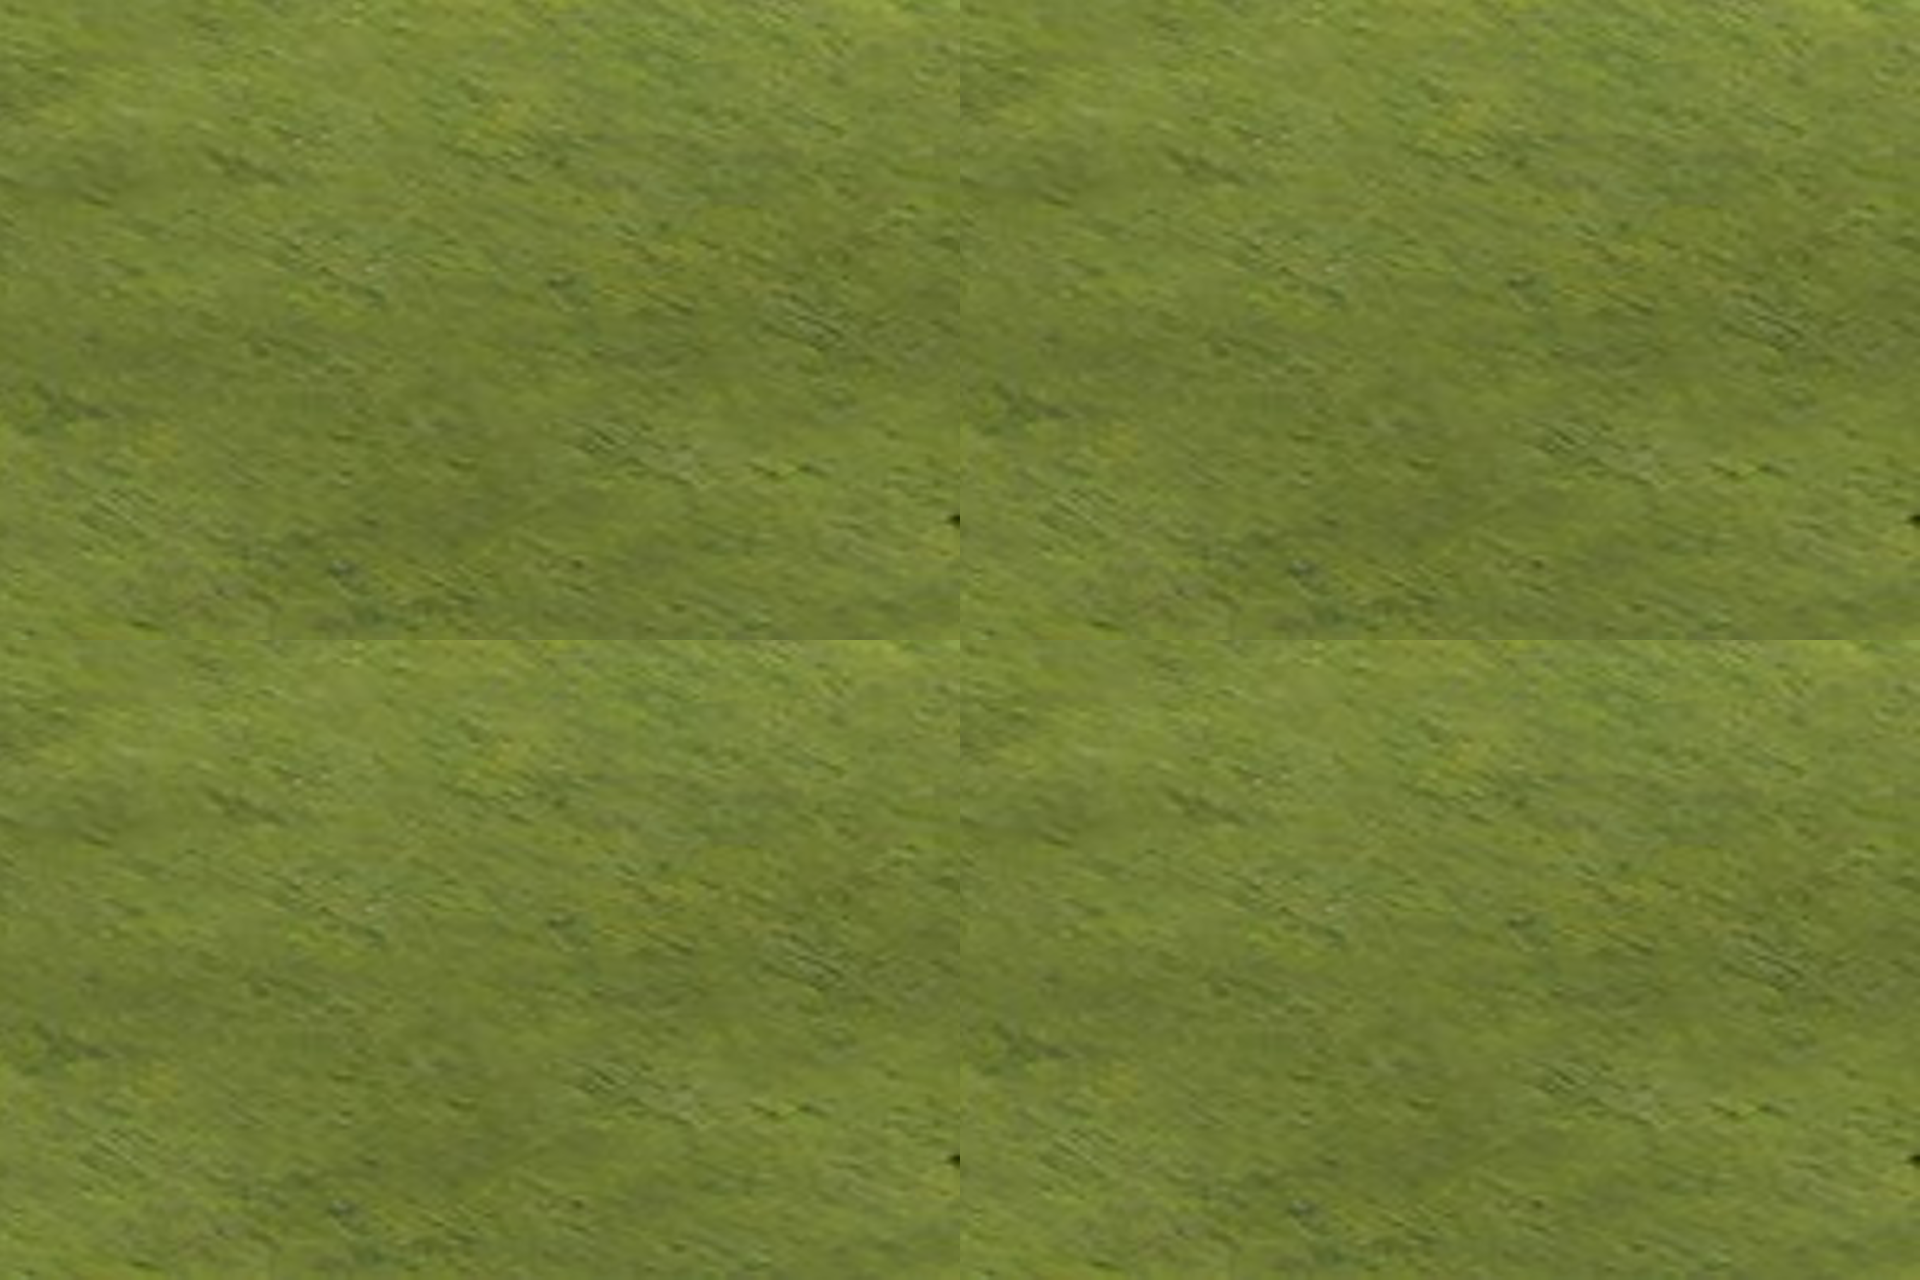

Rendered tile map (Tiled .tmx) drawn with the repository's tilesets; below, a short description and the map source with its tile grids summarised:
An orthogonal 32x32 tile map with 60x40 px tiles, 1 tile layer (Tile Layer 1).

<map version="1.0" orientation="orthogonal" renderorder="right-down" width="32" height="32" tilewidth="60" tileheight="40" nextobjectid="1">
 <tileset firstgid="1" name="image" tilewidth="60" tileheight="40">
  <image source="bg.png" width="960" height="640" />
 </tileset>
 <layer name="Tile Layer 1" width="32" height="32">
  <data>[1024 cells, 1024 non-empty, 256 distinct tile ids]</data>
 </layer>
</map>
